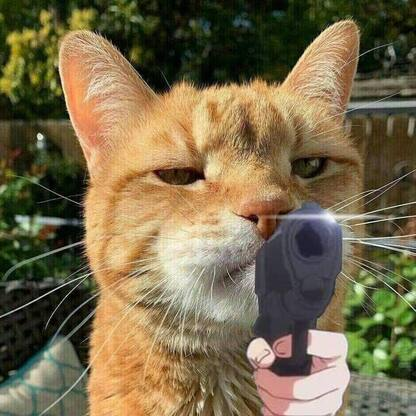
#> input picture Images/Image/meo.jpg, 416 x 416 px, found by its file name
$ python Rotates.py
#> lines starting #> are read from the running program, lines starting #| are printed output that depends on the picture
import math
import numpy as np
from PIL import Image
img = Image.open('D:\workspace\DA Python XLA\Image\meo.jpg')
#> img is the input picture: PIL image 416x416 RGB; mean R, G, B 120.6, 106.8, 75.7
Im = np.array(img)

angle = 30
# Define the most occuring variables
angle=math.radians(angle)                               #converting degrees to radians
cosine=math.cos(angle)
sine=math.sin(angle)
height=Im.shape[0]                                   #define the height of the image
#> height = 416
width=Im.shape[1]                                    #define the width of the image
#> width = 416

# Define the height and width of the new image that is to be formed
new_height  = round(abs(Im.shape[0]*cosine)+abs(Im.shape[1]*sine))+1
#> new_height = 569
new_width  = round(abs(Im.shape[1]*cosine)+abs(Im.shape[0]*sine))+1
#> new_width = 569

# define another image variable of dimensions of new_height and new _column filled with zeros
Rot_Im=np.zeros((new_height,new_width,Im.shape[2]))

# Find the centre of the image about which we have to rotate the image
original_centre_height   = round(((Im.shape[0]+1)/2)-1)    #with respect to the original image
#> original_centre_height = 208
original_centre_width    = round(((Im.shape[1]+1)/2)-1)    #with respect to the original image
#> original_centre_width = 208

# Find the centre of the new image that will be obtained
new_centre_height= round((((new_height)+1)/2)-1)        #with respect to the new image
#> new_centre_height = 284
new_centre_width= round((((new_width)+1)/2)-1)          #with respect to the new image
#> new_centre_width = 284

for i in range(height):
    for j in range(width):
        #co-ordinates of pixel with respect to the centre of original image
        y0=Im.shape[0]-1-i-original_centre_height
        x0=Im.shape[1]-1-j-original_centre_width


        #co-ordinate of pixel with respect to the rotated image
        new_y0=round(x0*sine+y0*cosine)
        new_x0=round(x0*cosine-y0*sine)

        '''since image will be rotated the centre will change too,
           so to adust to that we will need to change new_x and new_y with respect to the new centre'''
        new_y0=new_centre_height-new_y0
        new_x0=new_centre_width-new_x0

        # adding if check to prevent any errors in the processing
        if 0 <= new_x0 < new_width and 0 <= new_y0 < new_height and new_x0>=0 and new_y0>=0:
            Rot_Im[new_y0,new_x0,:]=Im[i,j,:]                          #writing the pixels to the new destination in the output image
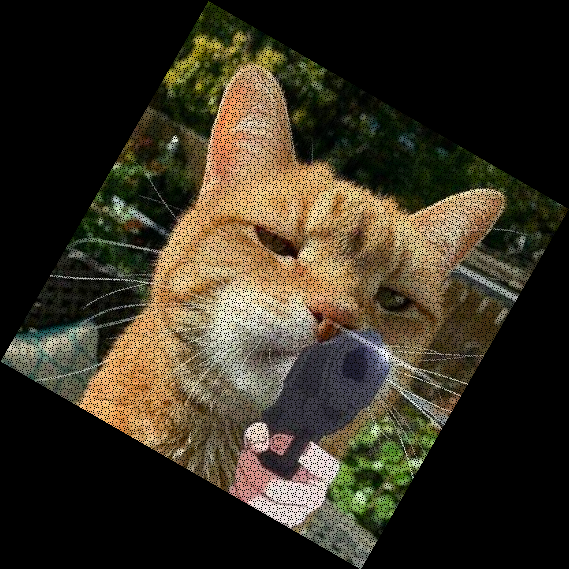
#> Rot_Im: shape (569, 569, 3) float64; mean R, G, B 55.9, 49.5, 35.1

pil_img=Image.fromarray((Rot_Im).astype(np.uint8))                       # converting array to image
img.show()
pil_img.show()                                               # saving the image
